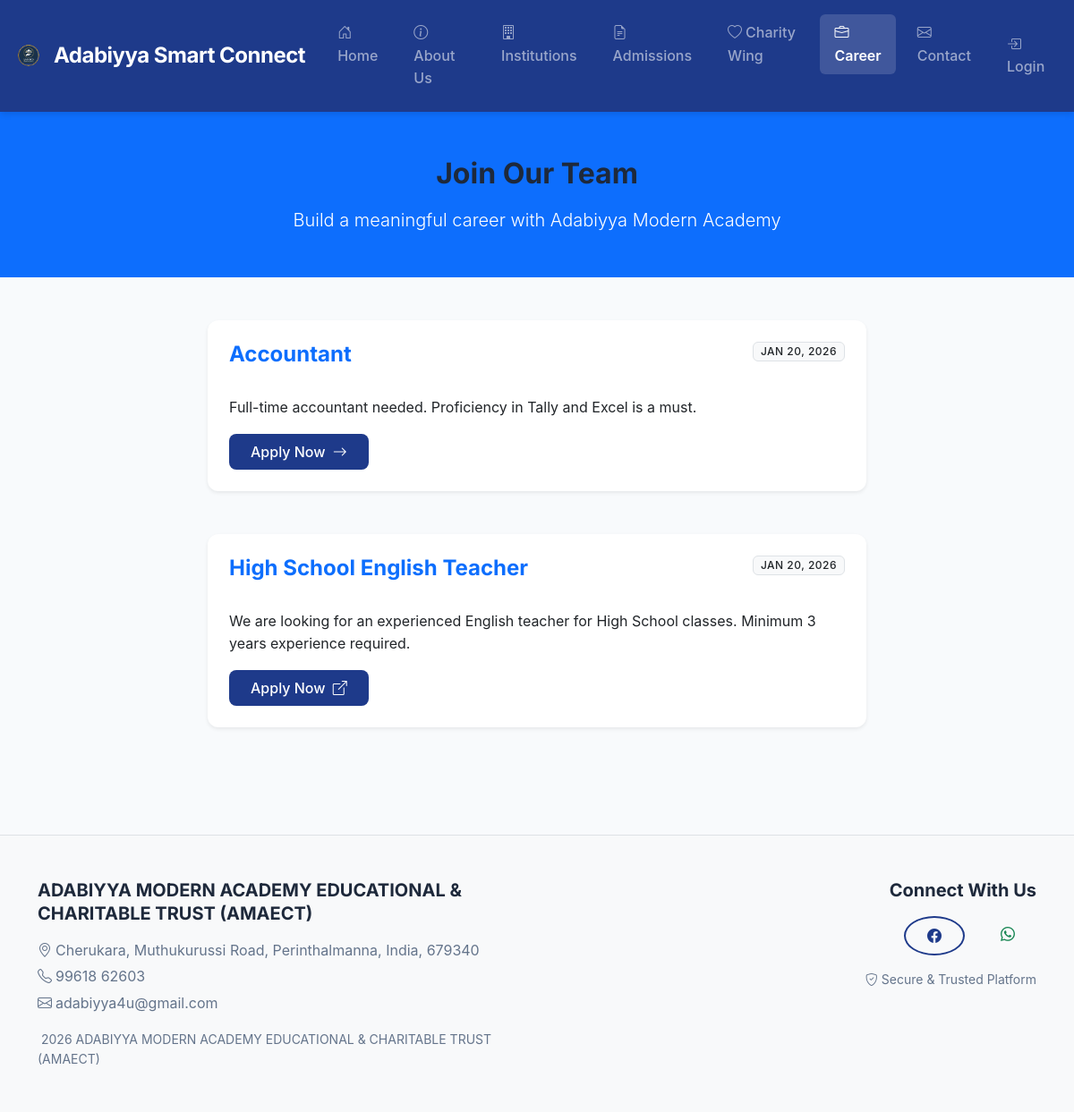
Page /career/ on the committed database.
### core/models.py (models this page shows, shortened)
class JobOpening(models.Model):
    title = models.CharField(max_length=255)
    description = models.TextField()
    application_link = models.URLField(blank=True, help_text=_("External link or mailto: syntax."))
    is_active = models.BooleanField(default=True)
    posted_at = models.DateTimeField(auto_now_add=True)
    class Meta:
        ordering = ["-posted_at"]
        verbose_name = _("Job Opening")
        verbose_name_plural = _("Job Openings")

### core/views.py (the view)
# urls.py: path("career/", views.CareerView.as_view(), name="career"),
class CareerView(TemplateView):
    template_name = "core/career.html"
    def get_context_data(self, **kwargs):
        context = super().get_context_data(**kwargs)
        context["job_openings"] = JobOpening.objects.filter(is_active=True)
        return context

### templates/core/career.html (shortened to what this page needs)
{% extends "base.html" %}
{% load static %}
{% block content %}
<div class="bg-primary text-white py-5">
    <div class="container text-center">
        <h1 class="fw-bold">Join Our Team</h1>
        <p class="lead mb-0">Build a meaningful career with Adabiyya Modern Academy</p>
    </div>
</div>
<div class="container py-5">
    <div class="row">
        <div class="col-lg-8 mx-auto">
            {% if job_openings %}
            <div class="d-grid gap-4">
                {% for job in job_openings %}
                <div class="card shadow-sm border-0">
                    <div class="card-body p-4">
                        <div class="d-flex justify-content-between align-items-start mb-3">
                            <h3 class="h4 card-title fw-bold text-primary">{{ job.title }}</h3>
                            <span class="badge bg-light text-dark border">{{ job.posted_at|date:"M d, Y" }}</span>
                        </div>
                        <p class="card-text text-muted mb-4">{{ job.description|linebreaks }}</p>
                        {% if job.application_link %}
                        <a href="{{ job.application_link }}" class="btn btn-primary" target="_blank">
                            Apply Now <i class="bi bi-box-arrow-up-right ms-1"></i>
                        </a>
                        {% else %}
                        <a href="{% url 'core:job_application_create' job.id %}" class="btn btn-primary">
                            Apply Now <i class="bi bi-arrow-right ms-1"></i>
                        </a>
                        {% endif %}
                    </div>
                </div>
                {% endfor %}
            </div>
            {% endif %}
        </div>
    </div>
</div>
{% endblock %}

### static/css/custom.css (style rules this page uses)
:root { --primary: #1e3a8a; --primary-dark: #1e40af; --primary-light: #3b82f6; --primary-lighter: #dbeafe; --accent: #0d9488; --accent-light: #14b8a6; --accent-lighter: #ccfbf1; --bg-primary: #f8fafc; --bg-secondary: #ffffff; --text-primary: #1e293b; --text-secondary: #64748b; --text-muted: #94a3b8; --border-color: #e2e8f0; --success: #10b981; --success-light: #d1fae5; --warning: #f59e0b; --warning-light: #fef3c7; --danger: #ef4444; --danger-light: #fee2e2; --info: #3b82f6; --info-light: #dbeafe; --spacing-xs: 0.25rem; --spacing-sm: 0.5rem; --spacing-md: 1rem; --spacing-lg: 1.5rem; --spacing-xl: 2rem; --spacing-2xl: 3rem; --font-heading: 'Inter', 'Poppins', -apple-system, BlinkMacSystemFont, 'Segoe UI', sans-serif; --font-body: -apple-system, BlinkMacSystemFont, 'Segoe UI', 'Roboto', sans-serif; --font-malayalam-heading: 'Baloo Chettan 2', 'Noto Sans Malayalam', sans-serif; --font-malayalam-body: 'Manjari', 'Noto Sans Malayalam', sans-serif; --shadow-sm: 0 1px 2px 0 rgba(0, 0, 0, 0.05); --shadow-md: 0 4px 6px -1px rgba(0, 0, 0, 0.1); --shadow-lg: 0 10px 15px -3px rgba(0, 0, 0, 0.1); --transition-base: all 0.2s ease-in-out; }
body { font-family: var(--font-body); color: var(--text-primary); background-color: var(--bg-primary); line-height: 1.6; font-size: 1rem; }
h1, h2, h3, h4, h5, h6 { font-family: var(--font-heading); font-weight: 600; color: var(--text-primary); line-height: 1.3; margin-bottom: var(--spacing-md); }
h1 { font-size: 2rem; }
h3 { font-size: 1.5rem; }
.card { border: none; border-radius: 0.75rem; box-shadow: var(--shadow-sm); transition: var(--transition-base); background-color: var(--bg-secondary); margin-bottom: var(--spacing-lg); }
.card-body { padding: var(--spacing-lg); }
.btn { font-weight: 500; padding: var(--spacing-sm) var(--spacing-lg); border-radius: 0.5rem; transition: var(--transition-base); border: none; }
.btn-primary { background-color: var(--primary); color: white; }
.badge { padding: var(--spacing-xs) var(--spacing-sm); font-weight: 500; font-size: 0.75rem; border-radius: 0.375rem; text-transform: uppercase; letter-spacing: 0.5px; }

### rows in the picture
JobOpening: title "Accountant", posted_at "JAN 20, 2026", description "Full-time accountant needed. Proficiency in Tally and Excel is a must.", application_link "Apply Now"
JobOpening: title "High School English Teacher", posted_at "JAN 20, 2026", description "We are looking for an experienced English teacher for High School classes. Minimum 3 years experience required."
